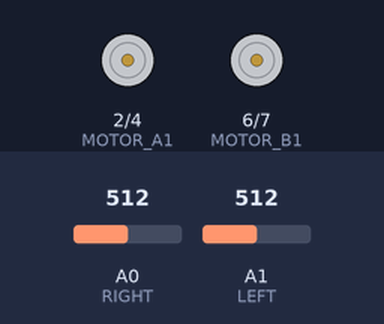
This sketch was run on a simulated Arduino Uno, built with avr-gcc and run on an emulated ATmega328P. Parts: motor-driver pin pairs drawn as motors (green arrow = first pin HIGH = forward, orange = second pin HIGH = backward, longer = more drive, scaled by the enable pin). Inputs (shaded band) come from the test bench; at power-on: A0 (RIGHT) = 512, A1 (LEFT) = 512.

Above: at 1.2 s.
1.3 s: A0 (RIGHT) set to 40
2.8 s: A0 (RIGHT) set to 31
At 3.5 s:
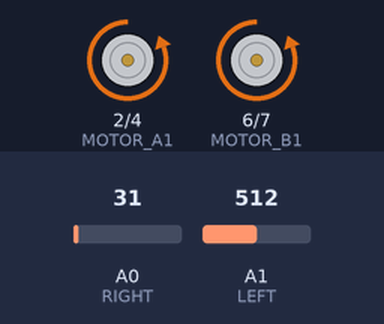
4.3 s: A1 (LEFT) set to 38
5.8 s: A1 (LEFT) set to 32
At 7.0 s:
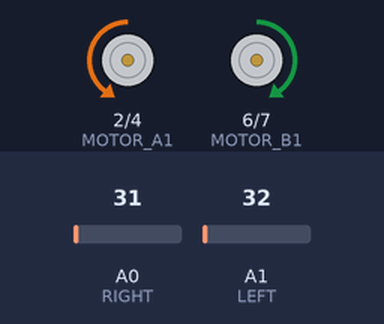
7.3 s: A1 (LEFT) set to 122
At 8.2 s:
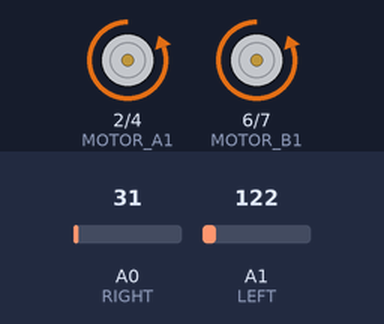
8.8 s: A1 (LEFT) set to 25
At 9.3 s:
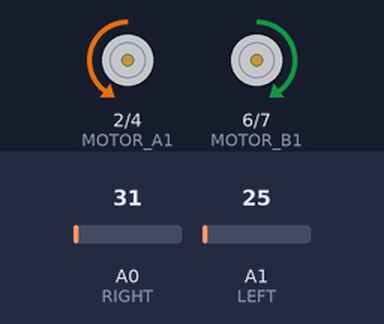
Timing chart, 0 to 11.3 s (numbered marks = the images above; inputs shaded):
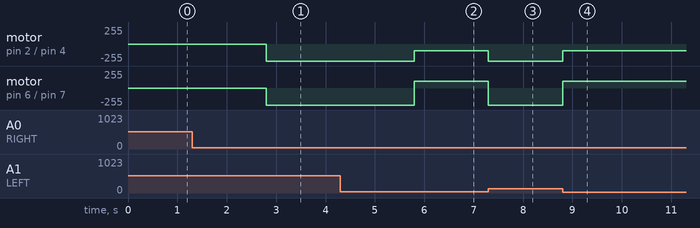

The sketch:

Line_following_Car.ino
```cpp
//ARDUINO LINE FOLLOWER CAR USING L298N MOTOR DRIVE

int ENA = 3; //ENA connected to digital pin 9
int ENB = 5; //ENB connected to digital pin 3
int MOTOR_A1 = 2; // MOTOR_A1 connected to digital pin 7
int MOTOR_A2 = 4; // MOTOR_A2 connected to digital pin 6
int MOTOR_B1 = 6; // MOTOR_B1 connected to digital pin 5
int MOTOR_B2 = 7; // MOTOR_B2 connected to digital pin 4


int RIGHT = A0; // RIGHT sensor connected to analog pin A0
int LEFT = A1; // LEFT sensor connected to analog pin A1


// the setup function runs once when you press reset or power the board
void setup() {

pinMode(ENA, OUTPUT); // initialize ENA pin as an output
pinMode(ENB, OUTPUT); // initialize ENB pin as an output
pinMode(MOTOR_A1, OUTPUT); // initialize MOTOR_A1 pin as an output
pinMode(MOTOR_A2, OUTPUT); // initialize MOTOR_A2 pin as an output
pinMode(MOTOR_B1, OUTPUT); // initialize MOTOR_B1 pin as an output
pinMode(MOTOR_B2, OUTPUT); // initialize MOTOR_B2 pin as an output
pinMode(RIGHT, INPUT); // initialize RIGHT pin as an input
pinMode(LEFT, INPUT); // initialize ENA pin as an input

}

// the loop function runs over and over again forever
void loop() {

if (analogRead(RIGHT)<=35 && analogRead(LEFT)<=35) //compare the both sensor to decide the direction
{
  //MOVE FORWARD//

  analogWrite(ENA, 100); // set right motors speed
  analogWrite(ENB, 100); // set left motors speed

  //run right motors clockwise
  digitalWrite(MOTOR_A1, LOW);
  digitalWrite(MOTOR_A2, HIGH);
  //run left motors clockwise
  digitalWrite(MOTOR_B1, HIGH);
  digitalWrite(MOTOR_B2, LOW);
}
else if (analogRead(RIGHT)<=35 && !analogRead(LEFT)<=35) //compare the both sensor to decide the direction
{
  //MOVE RIGHT//

  analogWrite(ENA, 255); //set right motors speed
  analogWrite(ENB, 255); //set left motors speed

  //run right motors clockwise
  digitalWrite(MOTOR_A1, LOW);
  digitalWrite(MOTOR_A2, HIGH);
  //run left motors anti-clockwise
  digitalWrite(MOTOR_B1, LOW);
  digitalWrite(MOTOR_B2, HIGH);
}
else if (!analogRead(RIGHT)<=35 && analogRead(LEFT)<=35) //compare the both sensor to decide the direction
{
  //MOVE-LEFT//

  analogWrite(ENA, 255); //set right motors speed
  analogWrite(ENB, 255); //set left motors speed

  //run right motors anti-clockwise
  digitalWrite(MOTOR_A1, HIGH);
  digitalWrite(MOTOR_A2, LOW);
  //run left motors clockwise
  digitalWrite(MOTOR_B1, HIGH);
  digitalWrite(MOTOR_B2, LOW);
}
else if (!analogRead(RIGHT)<=35 && !analogRead(LEFT)<=35) //compare the both sensor to decide the direction
{
  //STOP//

  analogWrite(ENA, 0); //set right motors speed
  analogWrite(ENB, 0); //set left motors speed

  //stop right motors
  digitalWrite(MOTOR_A1, LOW);
  digitalWrite(MOTOR_A2, LOW);
  //stop left motors
  digitalWrite(MOTOR_B1, LOW);
  digitalWrite(MOTOR_B2, LOW);
  }
}
```

Measured:
- the behaviour switches between 36 and 35 on A0 (RIGHT) (found by bisection; images 0 and 1)
- the behaviour switches between 36 and 35 on A1 (LEFT) (found by bisection; images 1 and 2)
- after the input at 1.3 s, every drawn part: stays the same
- after the input at 2.8 s, motor on pin 2 (MOTOR_A1) / pin 4 (MOTOR_A2), motor on pin 6 (MOTOR_B1) / pin 7 (MOTOR_B2): stopped → backward 255/255 at once
- after the input at 4.3 s, every drawn part: stays the same
- after the input at 5.8 s, motor on pin 2 (MOTOR_A1) / pin 4 (MOTOR_A2): backward 255/255 → backward 100/255 at once; motor on pin 6 (MOTOR_B1) / pin 7 (MOTOR_B2): backward 255/255 → forward 100/255 at once
- after the input at 7.3 s, motor on pin 2 (MOTOR_A1) / pin 4 (MOTOR_A2): backward 100/255 → backward 255/255 at once; motor on pin 6 (MOTOR_B1) / pin 7 (MOTOR_B2): forward 100/255 → backward 255/255 at once
- after the input at 8.8 s, motor on pin 2 (MOTOR_A1) / pin 4 (MOTOR_A2): backward 255/255 → backward 100/255 at once; motor on pin 6 (MOTOR_B1) / pin 7 (MOTOR_B2): backward 255/255 → forward 100/255 at once
